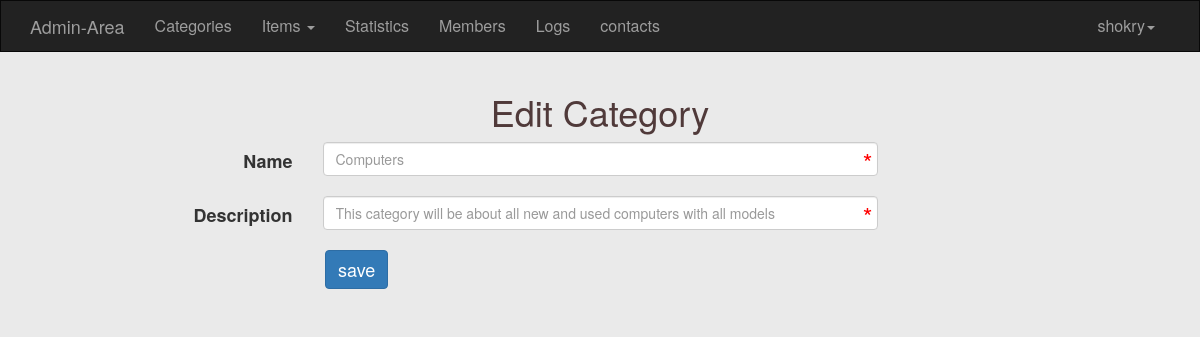
The app's page /Admin/category.php?do=edit&userid=1 (signed in) with its own data.
### tables this page shows
CREATE TABLE `categories` (
  `ID` int(11) NOT NULL auto_increment,
  `Name` varchar(255) NOT NULL,
  `Description` text NOT NULL,
  PRIMARY KEY  (`ID`)
);

### Admin/categories/edit.php (the view, shortened to what this page needs)
<?php
$userid = isset($_GET['userid'])&&is_numeric($_GET['userid']) ? intval($_GET['userid']) : 0;
$stmt = $con->prepare("select * From categories where ID = ? LIMIT 1");
$stmt->execute(array($userid));
$row = $stmt->fetch();
$count = $stmt->rowCount();
if($count>0)
{
?>
<div class="container">
  <h1 class="text-center">Edit Category</h1>
  <form class="form-horizontal" role="form" action="?do=update" method="POST">
    <div class="form-group">
      <label class="control-label col-sm-2 col-md-3">Name</label>
      <div class="col-sm-10 col-md-6">
        <input type="text" class="form-control" name="name"
               placeholder="<?php echo $row['Name'] ; ?>" autocomplete="off" required="required">
        </div>
    </div>
    <div class="form-group">
      <label class="control-label col-sm-2 col-md-3">Description</label>
      <div class="col-sm-10 col-md-6">
        <input type="text" class="form-control" name="description" placeholder="<?php echo $row['Description']?>" autocomplete="off" required="required">
      </div>
    </div>
    <div class="form-group">
      <div class="col-sm-offset-2 col-sm-10 col-md-8">
        <button type="submit" class="btn btn-primary" id="myBtn">save</button>
      </div>
    </div>
  </form>
    <?php
}
else{
    echo "Error";
}
?>

### Admin/Layout/css/backend.css (style rules this page uses)
body { background-color: #EAEAEA; font-size: 16px; }
.text-center { color: #503a3a; }
.form-group { margin-bottom: 20px; font-size: 18px; }
#myBtn { margin-left: 100px; font-size: 18px; }
.form-control { position: relative; }

### records on screen
categories: name "Computers", description "This category will be about all new and used computers with all models"

### other values on screen
lang("Home-Admin") "Admin-Area"
lang('Categories') "Categories"
lang('Statistics') "Statistics"
lang('Members') "Members"
lang('Logs') "Logs"
lang('contacts') "contacts"
$_SESSION['username'] "shokry"
